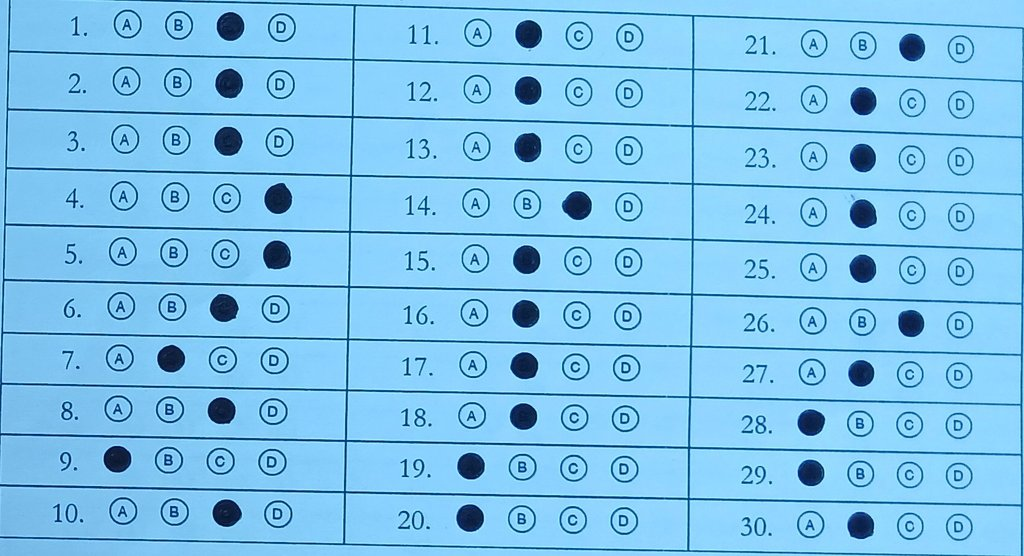
#> input picture data/archive/OMR_Image_Resized/1.jpg, 1024 x 556 px; its folder holds only this picture in this run
$ python -i thresholding.py   (imports and definitions only)
#> lines starting #> are read from the running program, lines starting #| are printed output that depends on the picture; after the words box and inside, x2 and y2 are one past the last pixel; in counts of white or black regions, pixels touching at a corner belong together
#> further down, picture is the input picture: shape (556, 1024, 3); mean B, G, R 235.3, 194.9, 125.1
"""Step 4: Adaptive Thresholding & Mathematical Morphology Module
Course: ICE415 Digital Image Processing (KMUTT) - Unit 08 Morphology

This module segments dark pencil marks from the paper background under adverse illumination:
1. Local Adaptive Gaussian Thresholding (Bradley & Roth, 2007):
   Computes a dynamic local cutoff threshold T(x, y) for each pixel based on a Gaussian-weighted
   mean of its local WxW neighborhood window:
   T(x, y) = μ_Gaussian(x, y) - C
   B(x, y) = 255 if I(x, y) <= T(x, y) else 0  (THRESH_BINARY_INV)
   Unlike Global Otsu's thresholding which fails under illumination gradients (where shadowed paper
   is falsely classified as dark marks), local adaptive thresholding tracks spatial lighting variations.

2. Global Otsu's Thresholding Baseline (Otsu, 1979):
   Included specifically for the ICE415 Ablation Study to quantitatively demonstrate
   why global bimodal thresholding fails on mobile shadow captures.

3. Mathematical Morphology (ICE415 Unit 08 - Binary Morphology):
   - Structuring Element (SE): Elliptical kernel matching round bubble geometry.
   - Morphological Closing (B • S = (B ⊕ S) ⊖ S):
     Dilation followed by erosion. Fills microscopic internal pores and cracks in pencil graphite
     shading, converting loose pencil shading into a solid blob without distorting outer bubble geometry.
   - Morphological Opening (B ∘ S = (B ⊖ S) ⊕ S):
     Erosion followed by dilation. Eliminates isolated single-pixel noise, rubber eraser specks,
     and paper texture dust outside of the bubbles.
"""

from typing import Tuple, Dict, Any, Optional
import cv2
import numpy as np


def ensure_grayscale(image: np.ndarray) -> np.ndarray:
    """Ensure image is 2D single-channel grayscale."""
    if len(image.shape) == 2:
        return image
    elif len(image.shape) == 3:
        return cv2.cvtColor(image, cv2.COLOR_BGR2GRAY)
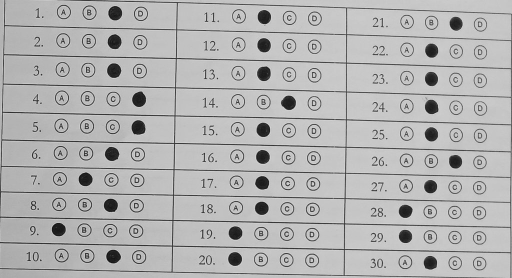
#> returned value: shape (556, 1024) (shown at 1/2 size); min 11, max 228, mean 178.6
    raise ValueError(f"Invalid image shape: {image.shape}")


def adaptive_threshold(
    gray_image: np.ndarray,
    block_size: int = 41,
    C: int = 8
) -> np.ndarray:
    """Segment image using Local Adaptive Gaussian Thresholding (THRESH_BINARY_INV).

    Pencil marks become foreground white (255) and paper becomes background black (0).

    Args:
        gray_image: Single-channel grayscale image.
        block_size: Size of neighborhood window (must be odd, e.g. 31, 41, 51).
        C: Constant subtracted from the mean (compensates for paper texture noise).

    Returns:
        Binary mask (uint8) with values in {0, 255}.
    """
#> called with block_size = 41, C = 8
    gray = ensure_grayscale(gray_image)
    if block_size % 2 == 0:
        block_size += 1  # Block size must be odd

    binary = cv2.adaptiveThreshold(
        gray,
        maxValue=255,
        adaptiveMethod=cv2.ADAPTIVE_THRESH_GAUSSIAN_C,
        thresholdType=cv2.THRESH_BINARY_INV,
        blockSize=block_size,
        C=C
    )
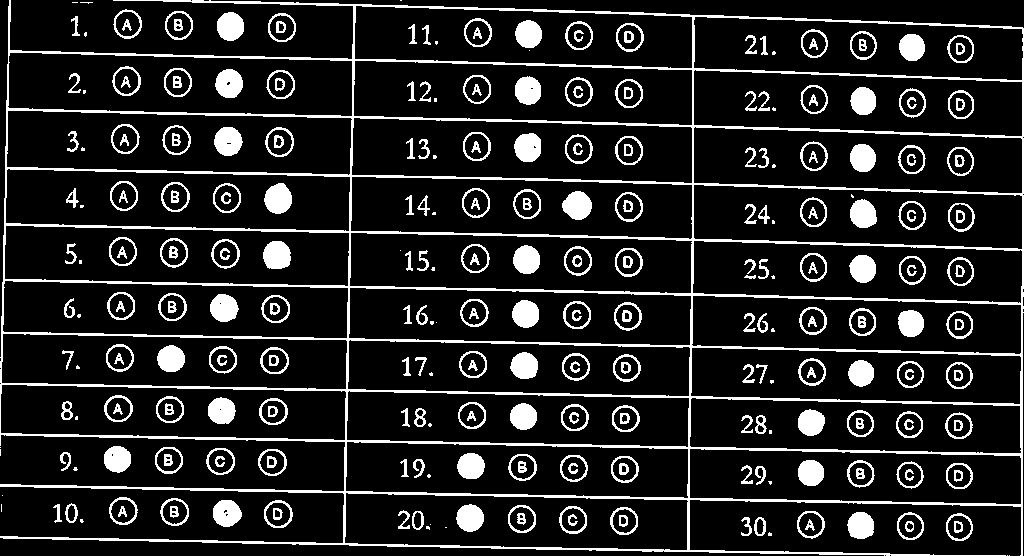
#> binary: shape (556, 1024); 13.9% white; 308 white regions (45 under 20 px), largest, box (x1, y1, x2, y2) and area: (0, 0, 1024, 556) 32844, (264, 183, 292, 214) 660, (263, 241, 291, 269) 649
    return binary


# [19 lines left out: function otsu_threshold, not called in this run]


def apply_morphology(
    binary_image: np.ndarray,
    kernel_size: int = 3
) -> Dict[str, np.ndarray]:
    """Apply morphological Closing and Opening using an elliptical structuring element.

    Mathematical Formulation (ICE415 Unit 08):
    1. Closing: B • S = (B ⊕ S) ⊖ S (Connects disconnected graphite flakes, seals internal voids)
    2. Opening: B ∘ S = (B ⊖ S) ⊕ S (Removes stray eraser residue, dust specks, and paper fibers)

    Args:
        binary_image: Input binary image (values 0 or 255).
        kernel_size: Size of structuring element (e.g. 3 or 5).

    Returns:
        Dict containing:
            - cleaned: Image after both Closing and Opening
            - after_closing: Image after Closing only
            - after_opening: Image after Opening only
            - kernel: The elliptical structuring element used
    """
#> called with kernel_size = 3
    if kernel_size % 2 == 0:
        kernel_size += 1

    # Elliptical structuring element matching round circular bubbles
    kernel = cv2.getStructuringElement(cv2.MORPH_ELLIPSE, (kernel_size, kernel_size))

    # 1. Closing: Dilation then Erosion
    closed = cv2.morphologyEx(binary_image, cv2.MORPH_CLOSE, kernel, iterations=1)
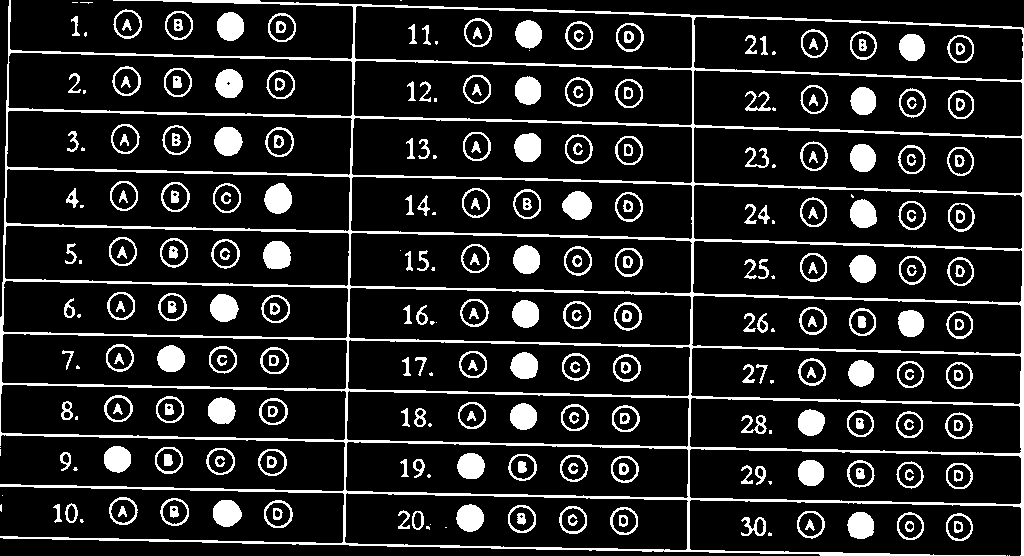
#> closed: shape (556, 1024); 14.1% white; 303 white regions (45 under 20 px), largest, box (x1, y1, x2, y2) and area: (0, 0, 1024, 556) 33363, (264, 183, 292, 214) 660, (214, 127, 243, 156) 649

    # 2. Opening: Erosion then Dilation on the closed image
    cleaned = cv2.morphologyEx(closed, cv2.MORPH_OPEN, kernel, iterations=1)
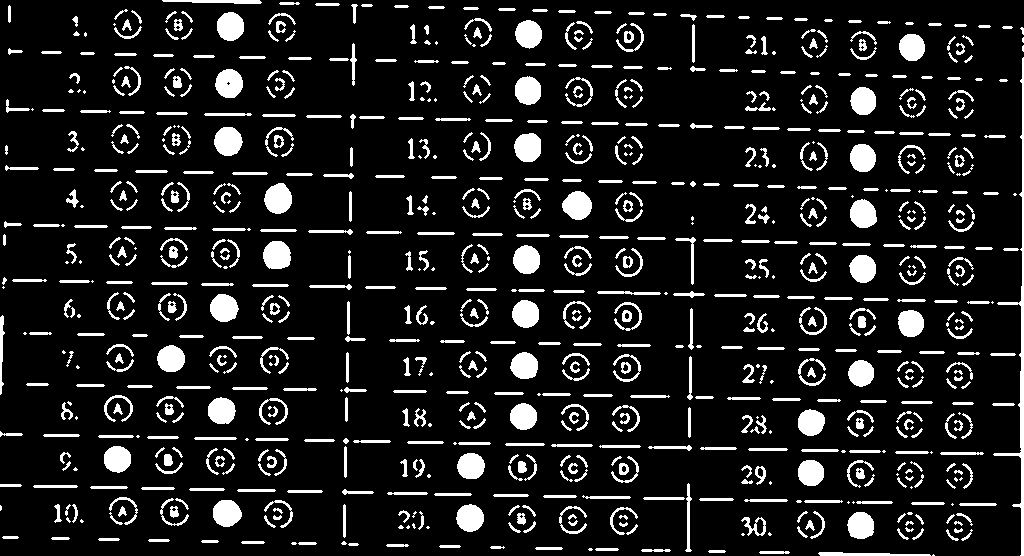
#> cleaned: shape (556, 1024); 11.6% white; 867 white regions (128 under 20 px), largest, box (x1, y1, x2, y2) and area: (993, 57, 1024, 556) 1566, (264, 183, 292, 214) 660, (214, 127, 243, 156) 648

    # Also compute isolated opening for ablation comparison
    only_opened = cv2.morphologyEx(binary_image, cv2.MORPH_OPEN, kernel, iterations=1)
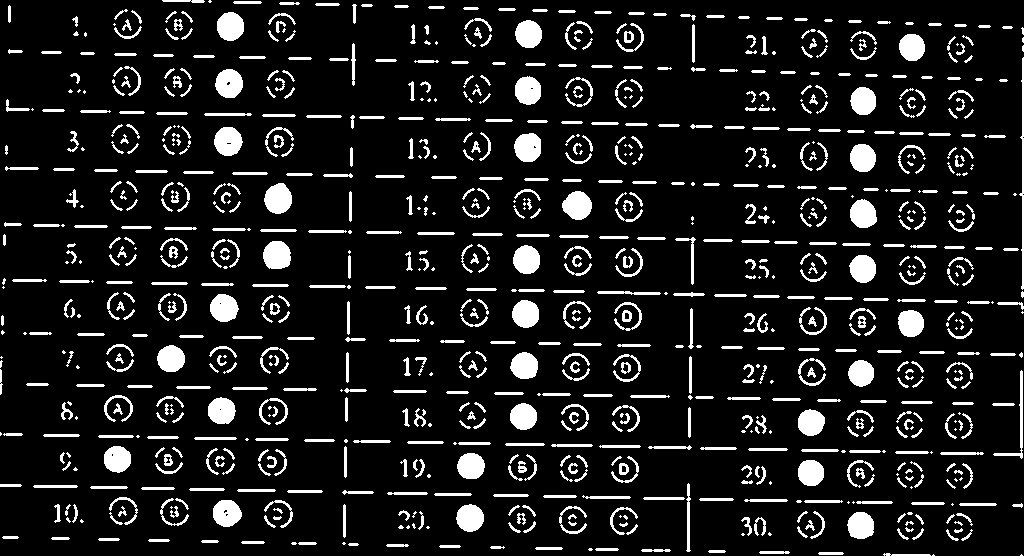
#> only_opened: shape (556, 1024); 11.2% white; 932 white regions (197 under 20 px), largest, box (x1, y1, x2, y2) and area: (264, 183, 292, 214) 660, (263, 241, 291, 269) 647, (214, 127, 243, 156) 644

    return {
        "cleaned": cleaned,
        "after_closing": closed,
        "after_opening": only_opened,
        "kernel": kernel
    }


def binarize_document(
    warped_image: np.ndarray,
    use_morphology: bool = True,
    block_size: int = 41,
    C: int = 8,
    morph_kernel_size: int = 3,
    max_white_ratio_limit: float = 0.40
) -> Dict[str, Any]:
    """Execute complete Step 4 binarization and morphological cleaning pipeline.

    Args:
        warped_image: Rectified A4 canvas image (BGR or Grayscale).
        use_morphology: Whether to apply Morphological Closing and Opening (default True).
        block_size: Local neighborhood window size for Adaptive Gaussian Threshold.
        C: Intensity offset constant.
        morph_kernel_size: Structuring element diameter.
        max_white_ratio_limit: Permissible fraction of foreground white pixels (default 40%).

    Returns:
        Dict containing:
            - binary_clean: Final cleaned binary mask.
            - binary_raw: Binary mask directly after thresholding (before morphology).
            - adaptive_params: Dict of parameters used.
            - use_morphology: Boolean flag.
            - white_pixel_ratio: Ratio of white pixels across canvas.
            - is_valid: Boolean indicating whether binarization succeeded without severe distortion.
            - warning: Warning message if white_pixel_ratio exceeded normal range.
    """
    gray = ensure_grayscale(warped_image)

    # 1. Local Adaptive Gaussian Thresholding
    binary_raw = adaptive_threshold(gray, block_size=block_size, C=C)

    # 2. Mathematical Morphology
    if use_morphology:
        morph_res = apply_morphology(binary_raw, kernel_size=morph_kernel_size)
#> morph_res = 4 items
        binary_clean = morph_res["cleaned"]
    else:
        binary_clean = binary_raw.copy()

    # 3. Validation
    white_count = int(np.count_nonzero(binary_clean == 255))
#> white_count = 66219
    total_pixels = binary_clean.size
    white_pixel_ratio = float(white_count / total_pixels)
#> white_pixel_ratio = 0.116

    warnings = []
    if white_pixel_ratio > max_white_ratio_limit:
        warnings.append(
            f"Excessive foreground white pixels ({white_pixel_ratio*100:.1f}% > {max_white_ratio_limit*100:.0f}%). "
            "Possible inverted image or severe illumination gradient."
        )
    elif white_pixel_ratio < 0.005:
        warnings.append(
            f"Extremely low foreground density ({white_pixel_ratio*100:.2f}%). "
            "Grid and markings may not have been segmented properly."
        )

    is_valid = len(warnings) == 0

    return {
        "binary_clean": binary_clean,
        "binary_raw": binary_raw,
        "adaptive_params": {"block_size": block_size, "C": C},
        "use_morphology": use_morphology,
        "white_pixel_ratio": round(white_pixel_ratio, 4),
        "is_valid": is_valid,
        "warning": "; ".join(warnings) if warnings else None
    }

>>> import cv2
>>> picture = cv2.imread('../data/archive/OMR_Image_Resized/1.jpg')
>>> result = binarize_document(picture)
#> result = 7 items

$ run again, on data/archive/OMR_Image_Resized/100.jpg
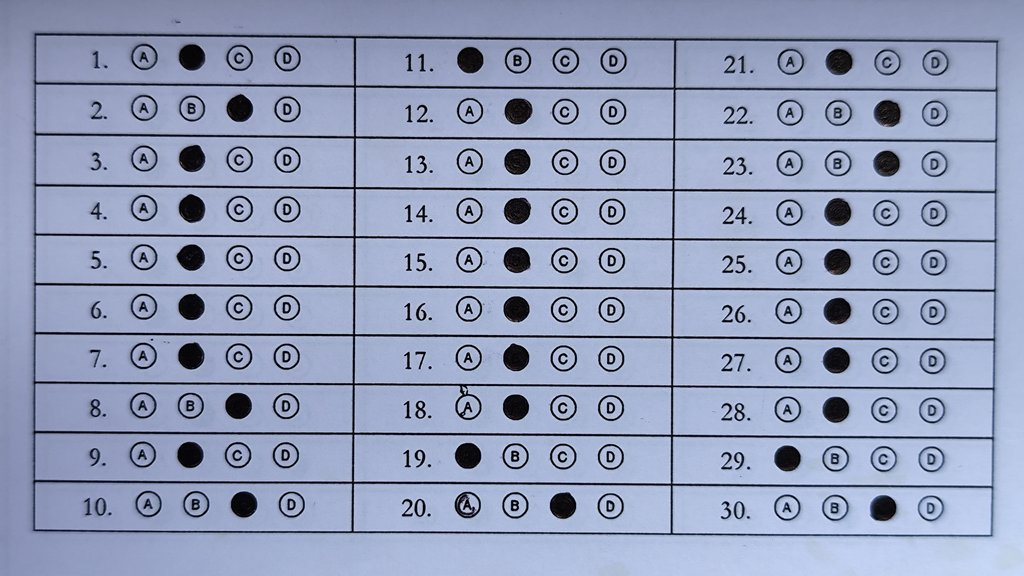
#> input picture data/archive/OMR_Image_Resized/100.jpg, 1024 x 576 px
#> picture is the input picture: shape (576, 1024, 3); mean B, G, R 187, 157.5, 146.8
#> in adaptive_threshold, `binary = cv2.adaptiveThreshold( gray, maxValue=255, adaptiveMethod=cv2..`:
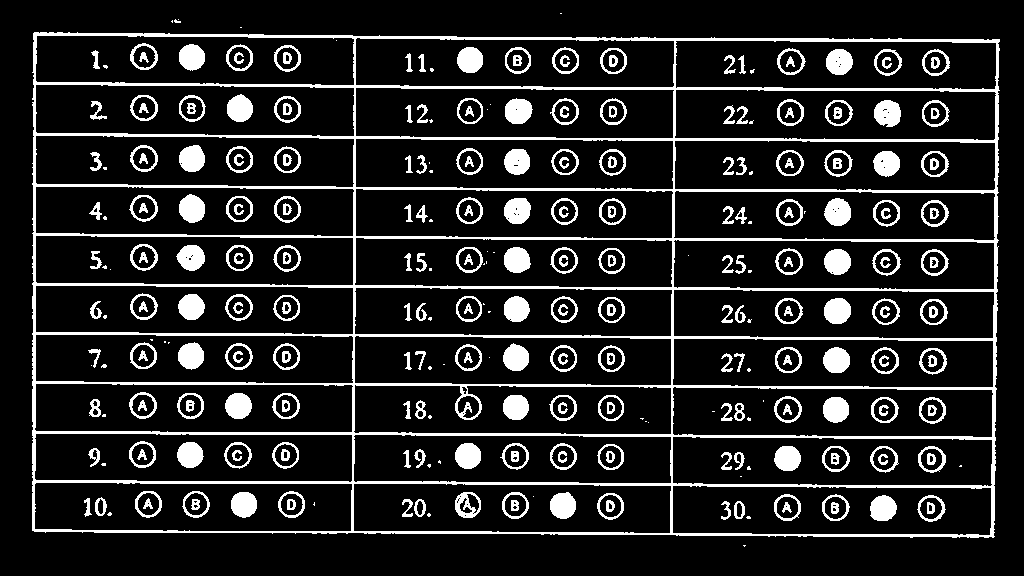
#> binary: shape (576, 1024); 14% white; 323 white regions (64 under 20 px), largest, box (x1, y1, x2, y2) and area: (32, 32, 1000, 538) 36765, (824, 198, 851, 226) 585, (179, 194, 205, 223) 579
#> closed: shape (576, 1024); 14.1% white; 309 white regions (54 under 20 px), largest, box (x1, y1, x2, y2) and area: (32, 32, 1000, 538) 36886, (824, 198, 851, 226) 589, (874, 100, 901, 127) 582
#> cleaned: shape (576, 1024); 13.2% white; 473 white regions (87 under 20 px), largest, box (x1, y1, x2, y2) and area: (809, 85, 1000, 538) 4680, (32, 129, 209, 533) 3967, (233, 83, 937, 143) 2859
#> in apply_morphology, `only_opened = cv2.morphologyEx(binary_image, cv2.MORPH_OPEN, kernel, i..`:
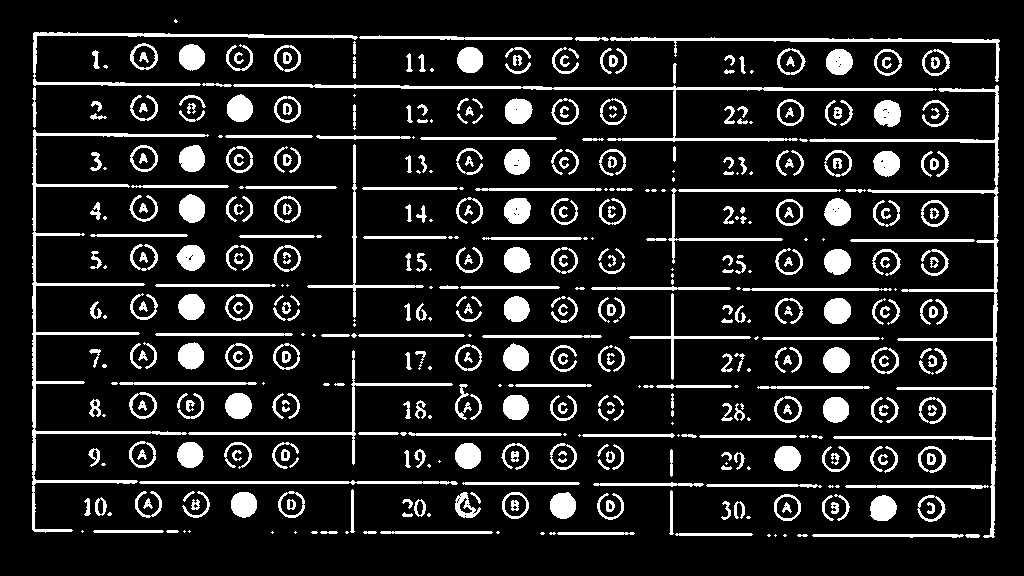
#> only_opened: shape (576, 1024); 13.1% white; 499 white regions (101 under 20 px), largest, box (x1, y1, x2, y2) and area: (809, 85, 999, 538) 4227, (32, 129, 209, 533) 3955, (233, 84, 937, 142) 2838
#> morph_res = 4 items
#> white_count = 78112
#> white_pixel_ratio = 0.132
#> result = 7 items

$ run again, on data/archive/OMR_Image_Resized/101.jpg
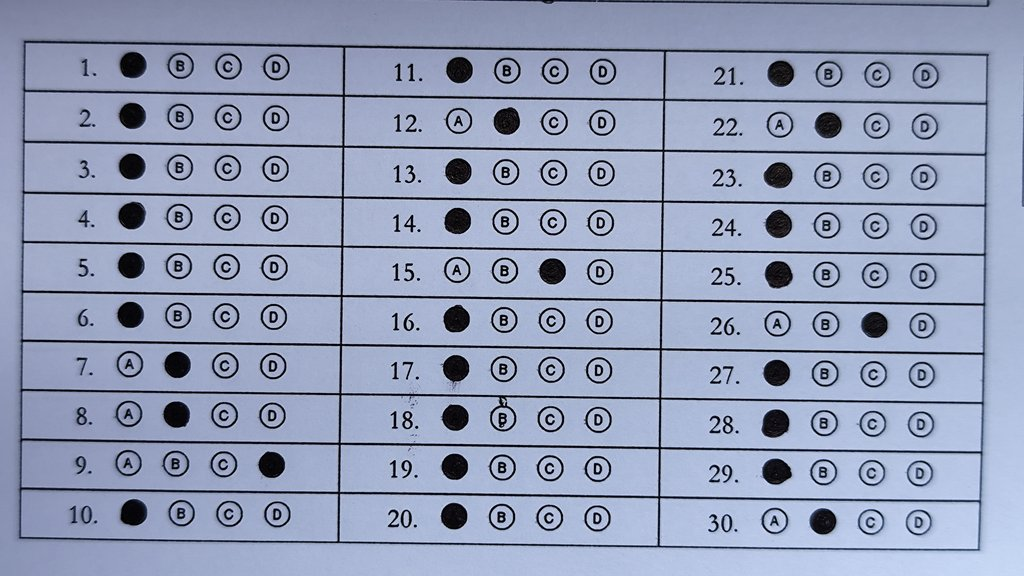
#> input picture data/archive/OMR_Image_Resized/101.jpg, 1024 x 576 px
#> picture is the input picture: shape (576, 1024, 3); mean B, G, R 184.6, 157.2, 146.9
#> in adaptive_threshold, `binary = cv2.adaptiveThreshold( gray, maxValue=255, adaptiveMethod=cv2..`:
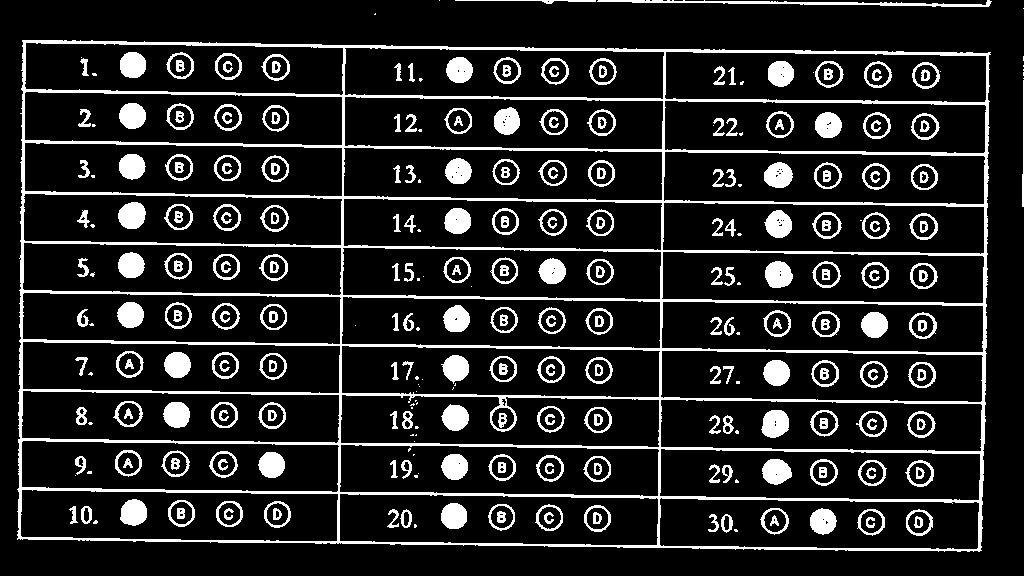
#> binary: shape (576, 1024); 14.3% white; 327 white regions (63 under 20 px), largest, box (x1, y1, x2, y2) and area: (17, 40, 991, 552) 36883, (597, 0, 992, 7) 1060, (761, 410, 789, 438) 616
#> closed: shape (576, 1024); 14.5% white; 303 white regions (45 under 20 px), largest, box (x1, y1, x2, y2) and area: (17, 40, 991, 552) 37133, (455, 0, 992, 7) 1362, (761, 410, 789, 438) 620
#> cleaned: shape (576, 1024); 13.6% white; 519 white regions (90 under 20 px), largest, box (x1, y1, x2, y2) and area: (17, 40, 991, 540) 8417, (771, 99, 990, 552) 4349, (170, 92, 500, 177) 1720
#> in apply_morphology, `only_opened = cv2.morphologyEx(binary_image, cv2.MORPH_OPEN, kernel, i..`:
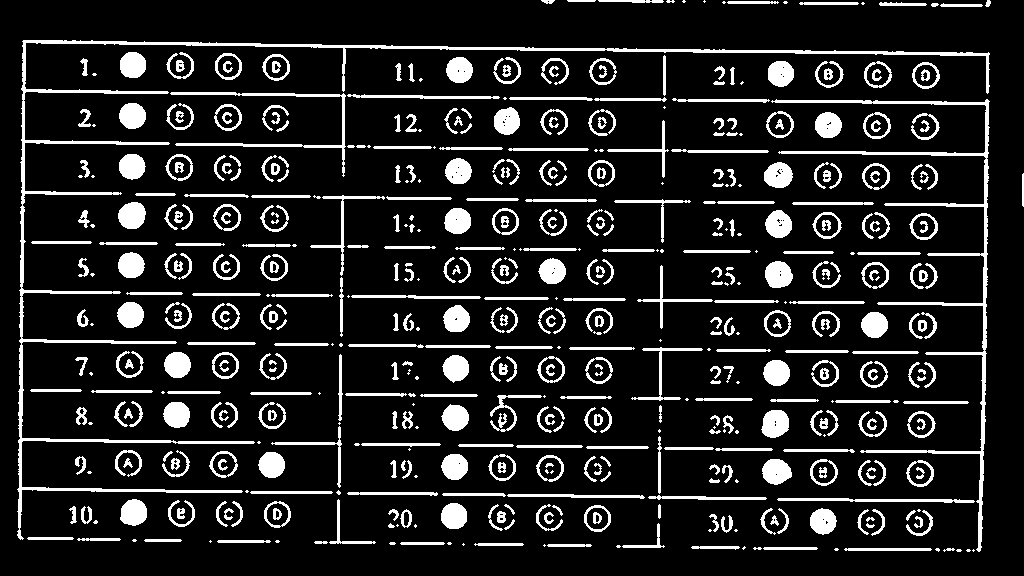
#> only_opened: shape (576, 1024); 13.3% white; 553 white regions (111 under 20 px), largest, box (x1, y1, x2, y2) and area: (17, 40, 990, 540) 8376, (771, 99, 990, 552) 4337, (170, 92, 346, 177) 1237
#> morph_res = 4 items
#> white_count = 80236
#> white_pixel_ratio = 0.136
#> result = 7 items
